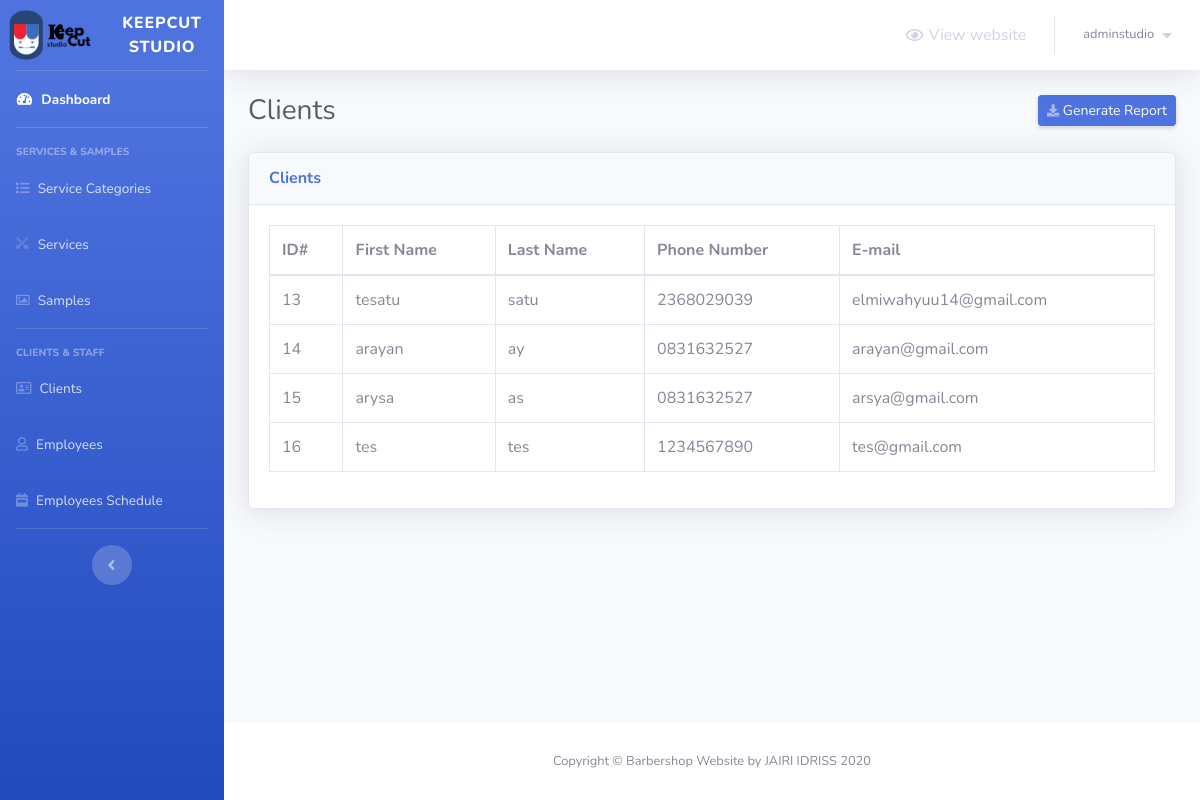
Screenshot of /barber-admin/clients.php (signed in) with the database file from the repository.
### tables this page shows
CREATE TABLE `clients` (
  `client_id` int(5) NOT NULL,
  `first_name` varchar(30) NOT NULL,
  `last_name` varchar(30) NOT NULL,
  `phone_number` varchar(30) NOT NULL,
  `client_email` varchar(50) NOT NULL
);

### barber-admin/clients.php (the view, shortened to what this page needs)
<?php
    include 'connect.php';
    include 'Includes/templates/header.php';
    if(isset($_SESSION['username_barbershop_Xw211qAAsq4']) && isset($_SESSION['password_barbershop_Xw211qAAsq4']))
    {
?>
        <div class="container-fluid">
            <div class="d-sm-flex align-items-center justify-content-between mb-4">
                <h1 class="h3 mb-0 text-gray-800">Clients</h1>
                <a href="#" class="d-none d-sm-inline-block btn btn-sm btn-primary shadow-sm">
                    <i class="fas fa-download fa-sm text-white-50"></i>
                    Generate Report
                </a>
            </div>
            <?php
                $stmt = $con->prepare("SELECT * FROM clients");
                $stmt->execute();
                $rows_clients = $stmt->fetchAll();
            ?>
            <div class="card shadow mb-4">
                <div class="card-header py-3">
                    <h6 class="m-0 font-weight-bold text-primary">Clients</h6>
                </div>
                <div class="card-body">
                    <div class="table-responsive">
                        <table class="table table-bordered">
                            <thead>
                                <tr>
                                    <th scope="col">ID#</th>
                                    <th scope="col">First Name</th>
                                    <th scope="col">Last Name</th>
                                    <th scope="col">Phone Number</th>
                                    <th scope="col">E-mail</th>
                                </tr>
                            </thead>
                            <tbody>
                                <?php
                                    foreach($rows_clients as $client)
                                    {
                                        echo "<tr>";
                                            echo "<td>";
                                                echo $client['client_id'];
                                            echo "</td>";
                                            echo "<td>";
                                                echo $client['first_name'];
                                            echo "</td>";
                                            echo "<td>";
                                                echo $client['last_name'];
                                            echo "</td>";
                                            echo "<td>";
                                                echo $client['phone_number'];
                                            echo "</td>";
                                            echo "<td>";
                                                echo $client['client_email'];
                                            echo "</td>";
                                        echo "</tr>";
                                    }
                                ?>
                            </tbody>
                        </table>
                    </div>
                </div>
            </div>
        </div>
<?php
        include 'Includes/templates/footer.php';
    }
    else
    {
        header('Location: login.php');
        exit();
    }
?>

### rows the page displays
clients: client_id "13", first_name "tesatu", last_name "satu", phone_number "2368029039", client_email "elmiwahyuu14@gmail.com"
clients: client_id "14", first_name "arayan", last_name "ay", phone_number "0831632527", client_email "arayan@gmail.com"
clients: client_id "15", first_name "arysa", last_name "as", phone_number "0831632527", client_email "arsya@gmail.com"
clients: client_id "16", first_name "tes", last_name "tes", phone_number "1234567890", client_email "tes@gmail.com"

### other values shown
$_SESSION['username_barbershop_Xw211qAAsq4'] "adminstudio"
